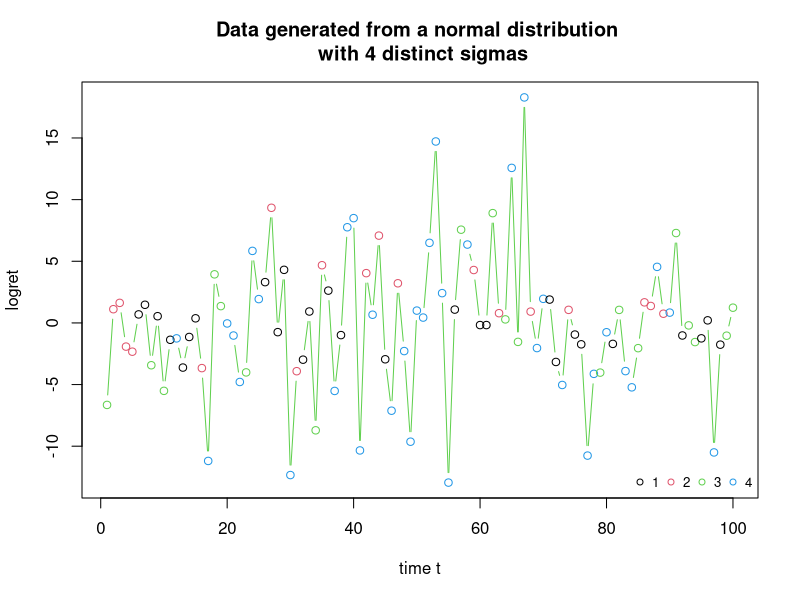

This chart was generated by the following R code:
# gerador dos dados 
norm.generator <- function(sigma, n = 1){
  
  u1 = runif(n); u2 = runif(n)
  z = sqrt(-2*log(u1))*cos(2*pi*u2)
  x = z*sigma
  
  return(x)
}

logret = numeric(100)
gr = numeric(100)

sigma = c(2,4,6,8) # valores de sigma escolhidos

for(t in 1:100){
  u = runif(1)
  aux = cut(u, breaks = c(0, 0.25, 0.5, 0.75, Inf), labels = c(1, 2, 3, 4))
  
  gr[t] = aux
  logret[t] = norm.generator(sigma = sigma[as.numeric(aux)])
}

df = data.frame(logret, gr, t = 1:100)
df$gr = as.factor(df$gr)

plot(df$t, df$logret, col = df$gr, type = 'b', xlab = 'time t', ylab = 'logret',
     main = 'Data generated from a normal distribution \n with 4 distinct sigmas')
legend('bottomright', legend = levels(df$gr), col = 1:4, cex = 0.8, pch = 1, bty = 'n', horiz = TRUE)

# b) 

